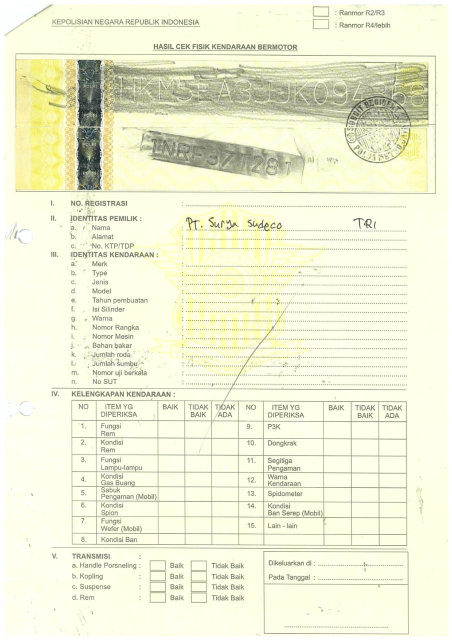
#> input picture src_hcfkb/Cek_Kendaraan_bermotor.jpeg, 904 x 1280 px (shown at 1/2 size)
$ python module_hcfkb.py   (older library calls are emulated)
#> lines starting #> are read from the running program, lines starting #| are printed output that depends on the picture; after the words box and inside, x2 and y2 are one past the last pixel; in counts of white or black regions, pixels touching at a corner belong together
# module 1 image cropping SRUT
#
# deskripsi: untuk mengcrop image secara otomatis terhadap srut folder src_srut
# input : folder src gambar .jpg
# output: folder out_srut hasil cropping
#
# author: @kvkr
# referensi: credit card ocr *basic: https://www.pyimagesearch.com/2017/07/17/credit-card-ocr-with-opencv-and-python/
from imutils import contours
import numpy as np
import argparse
import imutils
import cv2
import glob

#set kernel
rectKernel = cv2.getStructuringElement(cv2.MORPH_RECT, (15, 6))
sqKernel = cv2.getStructuringElement(cv2.MORPH_RECT, (12, 12))

#read file
counter = 0

#ngambil image
image = cv2.imread("src_hcfkb/Cek_Kendaraan_bermotor.jpeg")
#> image is the input picture: shape (1280, 904, 3); mean B, G, R 214.1, 240.7, 240.4
#image = imutils.resize(image, width=300)
gray = cv2.cvtColor(image, cv2.COLOR_BGR2GRAY)
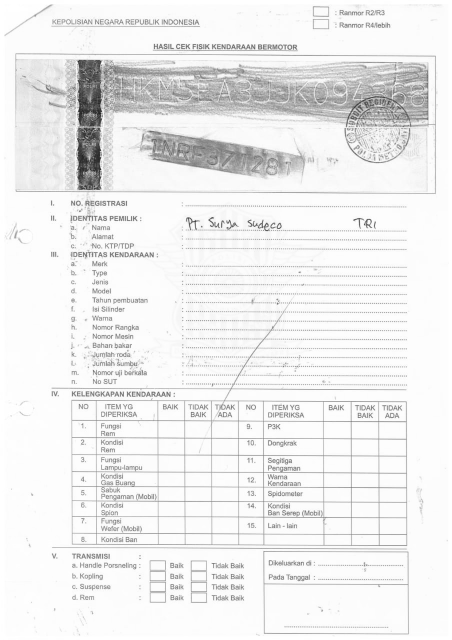
#> gray: shape (1280, 904) (shown at 1/2 size); min 18, max 255, mean 237.6
#inv = cv2.threshold(gray, 127, 250, cv2.THRESH_BINARY_INV)[1]

tophat = cv2.morphologyEx(gray, cv2.MORPH_TOPHAT, rectKernel)
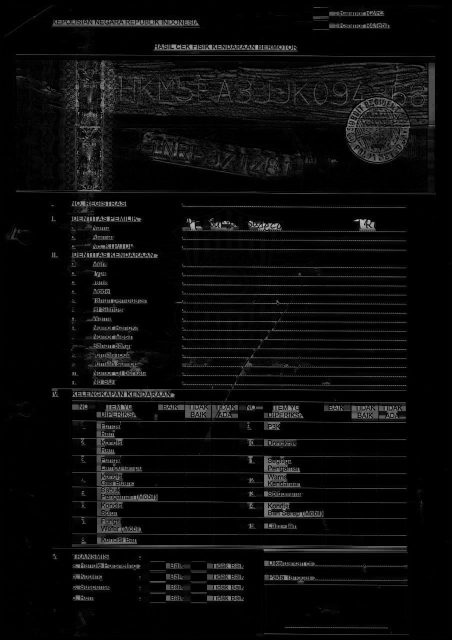
#> tophat: shape (1280, 904) (shown at 1/2 size); min 0, max 200, mean 11.5

gradX = cv2.Sobel(tophat, ddepth=cv2.CV_32F, dx=1, dy=0,
	ksize=-1)
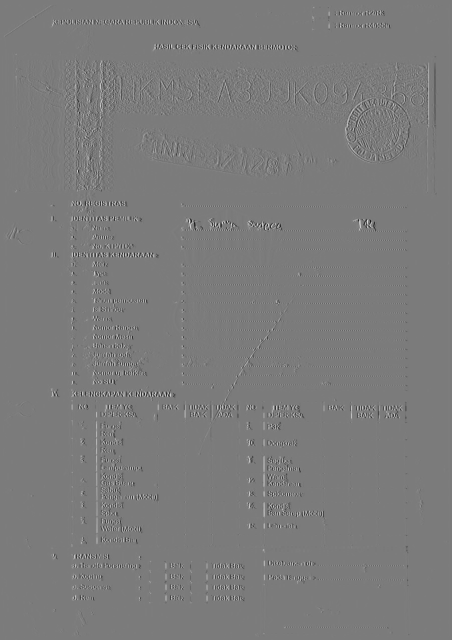
#> gradX: shape (1280, 904) float32 (shown at 1/2 size); min -2794, max 2961, mean 0; drawn with min black and max white
gradX = np.absolute(gradX)
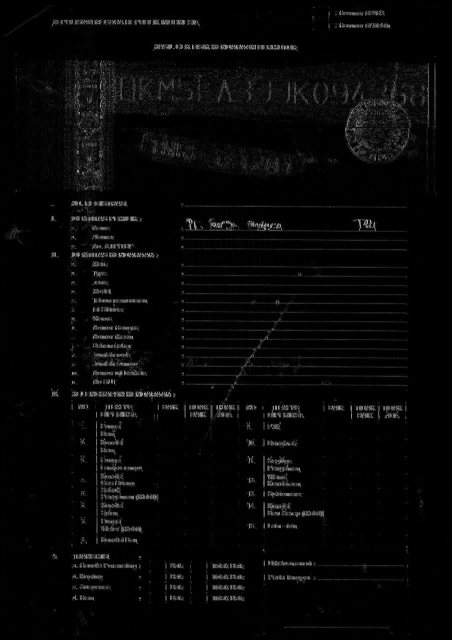
#> gradX: shape (1280, 904) float32 (shown at 1/2 size); min 0, max 2961, mean 84.3; drawn with min black and max white
(minVal, maxVal) = (np.min(gradX), np.max(gradX))
#> minVal = 0; maxVal = 2961
gradX = (255 * ((gradX - minVal) / (maxVal - minVal)))
gradX = gradX.astype("uint8")

gradX = cv2.morphologyEx(gradX, cv2.MORPH_CLOSE, rectKernel)
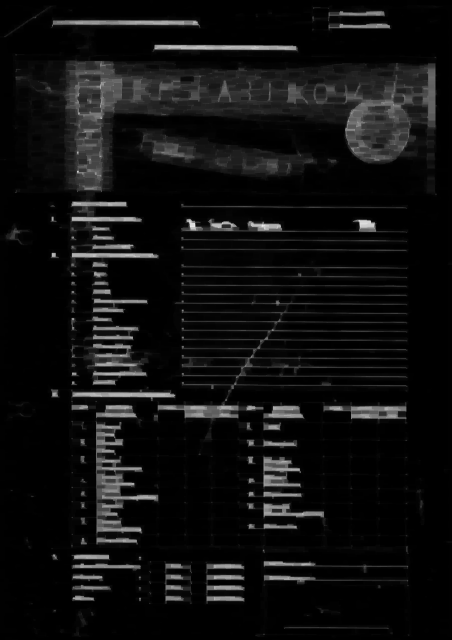
#> gradX: shape (1280, 904) (shown at 1/2 size); min 0, max 255, mean 15.2
thresh = cv2.threshold(gradX, 0, 255,
	cv2.THRESH_BINARY | cv2.THRESH_OTSU)[1]
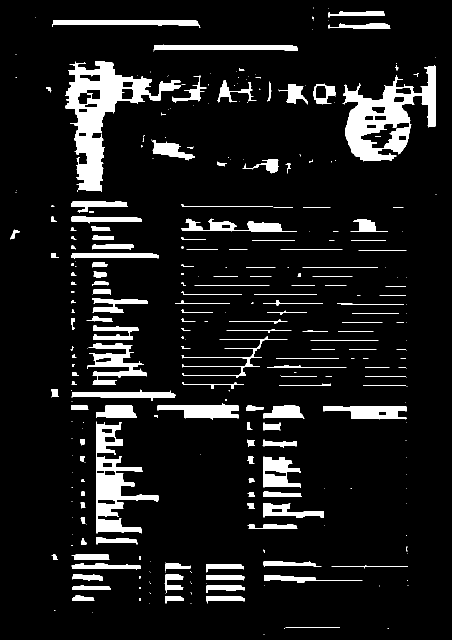
#> thresh: shape (1280, 904) (shown at 1/2 size); 9.4% white; 317 white regions (161 under 20 px), largest, box (x1, y1, x2, y2) and area: (130, 122, 362, 384) 17069, (685, 130, 871, 323) 14410, (192, 843, 317, 1067) 9406

# apply a second closing operation to the binary image, again
# to help close gaps between credit card number regions
thresh = cv2.morphologyEx(thresh, cv2.MORPH_CLOSE, sqKernel)
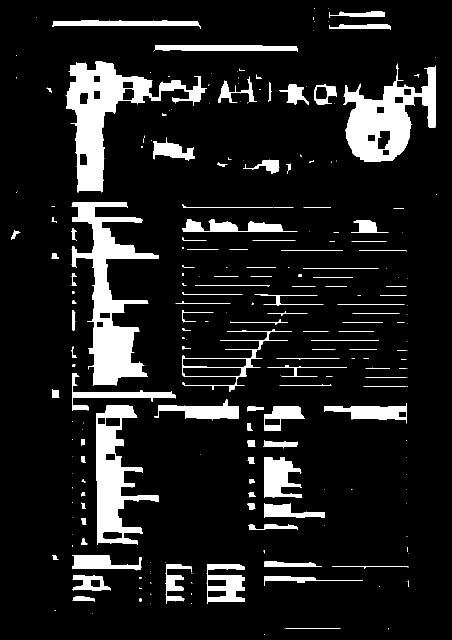
#> thresh: shape (1280, 904) (shown at 1/2 size); 11.2% white; 237 white regions (123 under 20 px)

#contouring
cnts = cv2.findContours(thresh.copy(), cv2.RETR_EXTERNAL,
	cv2.CHAIN_APPROX_SIMPLE)
#> cnts = 237 contours, 173 with area under 20; largest, box (x1, y1, x2, y2) and area: (143, 404, 318, 771) 21597, (131, 123, 414, 385) 21516, (686, 127, 872, 324) 18068, (193, 811, 318, 1090) 14986, (364, 659, 584, 784) 5172
cnts = cnts[0] if imutils.is_cv2() else cnts[1]
locs = []
rec = image

for (i, c) in enumerate(cnts):
	# compute the bounding box of the contour, then use the
	# bounding box coordinates to derive the aspect ratio
	(x, y, w, h) = cv2.boundingRect(c)
	ar = w / float(h)
 	#print("masuk_loop")
	# since credit cards used a fixed size fonts with 4 groups
	# of 4 digits, we can prune potential contours based on the
	# aspect ratio
	#if ar > 2.5 and ar < 4.0:
		# contours can further be pruned on minimum/maximum width
		# and height
	if (w > 270 and w < 400) and (h > 10 and h < 20):
		# append the bounding box region of the digits group
		# to our locations list
		locs.append((x, y, w, h))
#> this loop made 237 passes
#> (x, y, w, h, ar) on passes 5, 8, 10: (185, 1226, 1, 1, 1), (300, 1207, 1, 1, 1), (145, 1192, 45, 11, 4.09)
#> after the loop, locs = [(308, 90, 288, 13), (105, 41, 297, 16)]
		#rec = cv2.rectangle(image,(x,y),(w+x,h+y),(0,255,0),3)
		#print("masuk_if")

#potong
print(locs)
#| [(308, 90, 288, 13), (105, 41, 297, 16)]
# [7 lines of commented-out code are left out]
cv2.imshow("th3", tophat)
cv2.waitKey(0)
